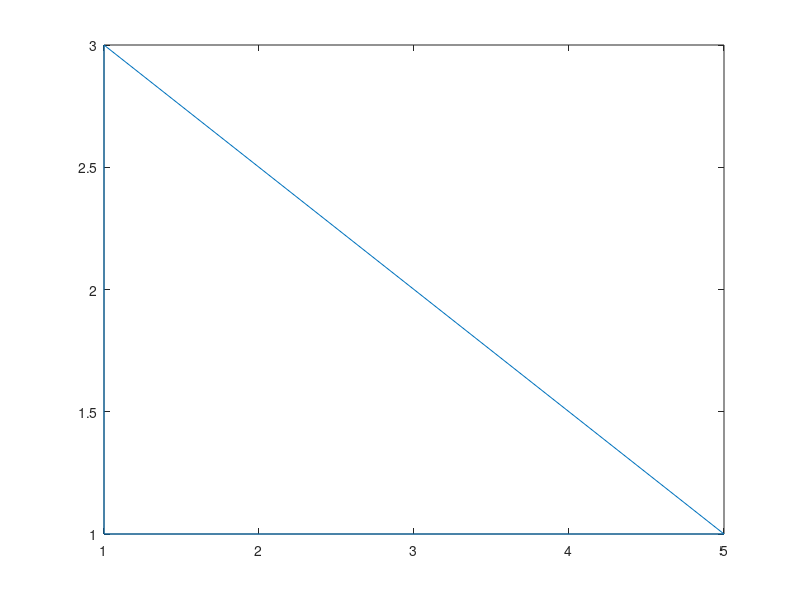

The MATLAB source for this figure: (Note: this script raises an error after producing the figure.)
%% simple shifting origin test

% right triangle of side lengh 1 with corner at (1,1)
% x,y columns
clf
clear
triangle = [1,1;5,1;1,3;1,1];
plot(triangle(:,1), triangle(:,2));
hold on; 

% moving origin
triangle(:,1)= triangle(:,1) - 1;
triangle(:,2) = triangle(:,2)- 1;

% rotate 90 degrees:
triangle_Rotated = transpose(rotate2D(transpose(triangle),90));

%shift origin back:
triangle_Rotated(:,1)= triangle_Rotated(:,1)+1;
triangle_Rotated(:,2)= triangle_Rotated(:,2)+1;

plot(triangle_Rotated(:,1),triangle_Rotated(:,2));
xlim([-10,10]);
ylim([-10,10]);


axis equal 
%% rotation matrix
% rotation measured from x-axis and goes ccw

function rotatedMatrix = rotate2D(input, angle)
rotation = [cosd(angle), -sind(angle); sind(angle), cosd(angle)];
rotatedMatrix = rotation *input;
end